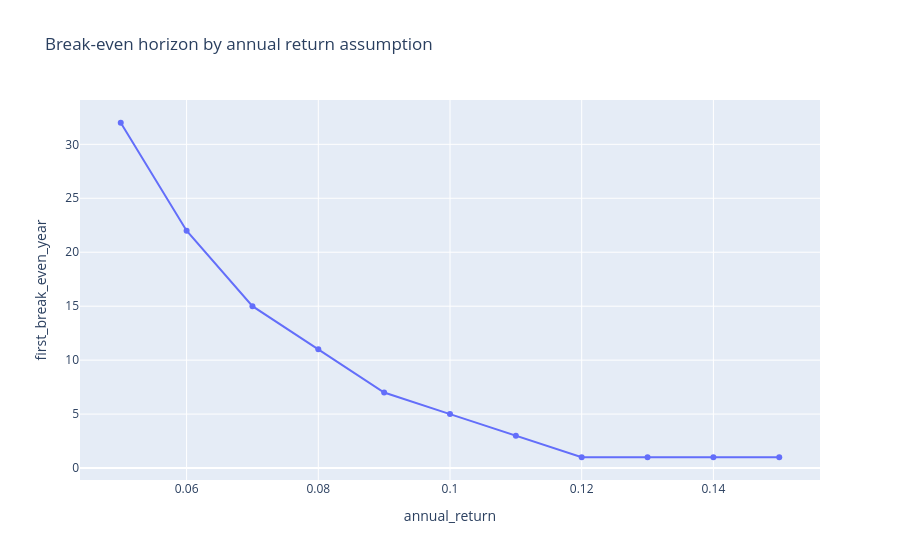

The notebook cell saved with this chart:
### Code cell
fig = px.line(
    break_even,
    x='annual_return',
    y='first_break_even_year',
    markers=True,
    title='Break-even horizon by annual return assumption'
)
fig.show()

### Figure 1 — Plotly figure (JSON) as saved in the notebook; plotly's stock layout.template omitted (floating-point values rounded to 4 significant figures)
{"data": [{"hovertemplate": "annual_return=%{x}<br>first_break_even_year=%{y}<extra></extra>", "legendgroup": "", "line": {"color": "#636efa", "dash": "solid"}, "marker": {"symbol": "circle"}, "mode": "lines+markers", "name": "", "orientation": "v", "showlegend": false, "type": "scatter", "x": [0.05, 0.06, 0.07, 0.08, 0.09, 0.1, 0.11, 0.12, 0.13, 0.14, 0.15], "xaxis": "x", "y": [32.0, 22.0, 15.0, 11.0, 7.0, 5.0, 3.0, 1.0, 1.0, 1.0, 1.0], "yaxis": "y"}], "layout": {"legend": {"tracegroupgap": 0}, "title": {"text": "Break-even horizon by annual return assumption"}, "xaxis": {"anchor": "y", "domain": [0, 1], "title": {"text": "annual_return"}}, "yaxis": {"anchor": "x", "domain": [0, 1], "title": {"text": "first_break_even_year"}}}}
